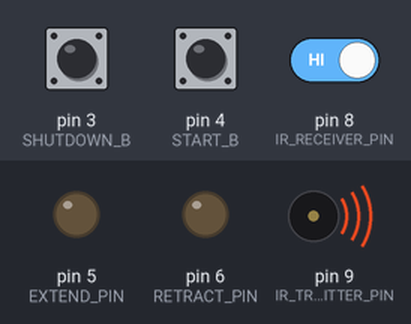
Recording of a sketch running on a simulated Arduino Uno, built with avr-gcc and run on an emulated ATmega328P. On the bench: output pins drawn as LEDs (lit = HIGH), buzzer (waves = sounding). Inputs (shaded band) come from the test bench; at power-on: pin 4 (START_B) HIGH, pin 3 (SHUTDOWN_B) HIGH, pin 8 (IR_RECEIVER_PIN) HIGH.

Above: at 16.7 s.
16.8 s: pin 4 (START_B) pulled LOW for 0.6 s
At 17.3 s:
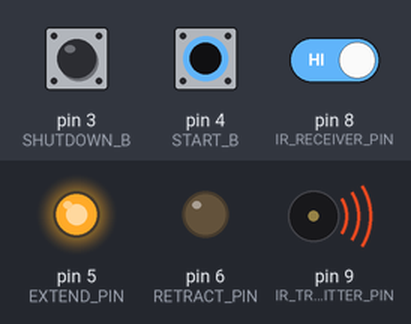
18.9 s: pin 3 (SHUTDOWN_B) pulled LOW for 0.6 s
At 19.7 s:
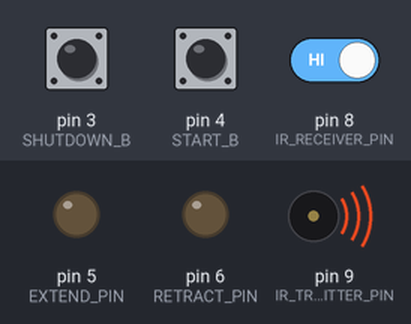
21.0 s: pin 4 (START_B) pulled LOW for 1 s
At 22.3 s:
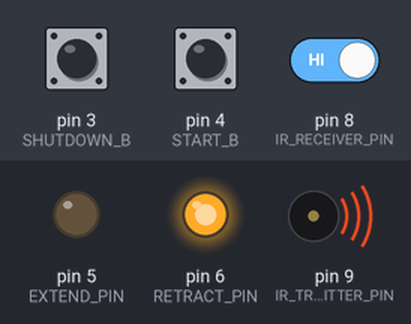
Timing chart, 0 to 37.9 s (numbered marks = the images above; inputs shaded):
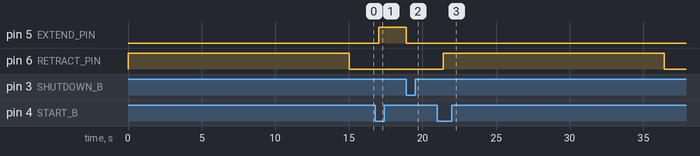

The sketch:

can_crusher.ino
```cpp
#define START_B 4
#define SHUTDOWN_B 3
#define EXTEND_PIN 5 // right PWM on BTS7960 if wired correctly
#define RETRACT_PIN 6
#define IR_TRANSMITTER_PIN 9
#define IR_RECEIVER_PIN 8

unsigned long timeStart;
const long interval = 15000; // 15 sec timer for can crushing

volatile bool lock = false;


void setup() {
  pinMode(START_B, INPUT_PULLUP);
  pinMode(SHUTDOWN_B, INPUT_PULLUP);
  pinMode(EXTEND_PIN, OUTPUT);
  pinMode(RETRACT_PIN, OUTPUT);
  pinMode(IR_RECEIVER_PIN, INPUT_PULLUP);
  pinMode(IR_TRANSMITTER_PIN, OUTPUT);

  digitalWrite(EXTEND_PIN, LOW);
  digitalWrite(RETRACT_PIN, LOW);

  tone(IR_TRANSMITTER_PIN, 38000);

  interrupts();
  attachInterrupt(digitalPinToInterrupt(SHUTDOWN_B), shutdown, FALLING);

  resetCrusher();

  delay(500);
}

/*
 * if start button is pressed when lock is deactive then can crushing will commence
 * else if the start button is pressed when lock is active then it will reset the crusher and unlock
 */
void loop() {
  if (lock) {
    if (digitalRead(START_B) == LOW) {
      lock = false;
      resetCrusher();
    }
  } else {
    // if start button is pressed or object is detected then crush can
    if (digitalRead(START_B) == LOW || digitalRead(IR_RECEIVER_PIN) == LOW) {
      crushCan();
    }
  }
  delay(500);
}

// interrupt intended to be used as a safety mechanism
void shutdown() {
    lock = true;
}

void crushCan() {
  delay(20); // prevent H-bridge short circuit
  digitalWrite(EXTEND_PIN, HIGH);
  timeStart = millis();
  while (millis() - timeStart < interval) {
    if (lock) {
      break; // exit program and return to main loop which should now be inactive due to lock
    }
  }
  noInterrupts(); // attempt to stop interrupt from triggering unintentionally
  digitalWrite(EXTEND_PIN, LOW);
  if (!lock) {
    resetCrusher();
    return;
  }
  interrupts();
}

void resetCrusher() {
  delay(20); // prevent H-bridge short circuit
  interrupts();
  digitalWrite(RETRACT_PIN, HIGH);
  timeStart = millis();
  while (millis() - timeStart < interval) {
    if (lock) {
      break; // exit program and return to main loop which should now be inactive due to lock
    }
  }
  noInterrupts();
  digitalWrite(RETRACT_PIN, LOW);
  delay(20);
  interrupts();
}
```

Measured:
- after the input at 16.8 s, pin 5 (EXTEND_PIN): LOW → HIGH after 0.24 s
- after the input at 18.9 s, pin 5 (EXTEND_PIN): HIGH → LOW at once
- after the input at 21.0 s, pin 6 (RETRACT_PIN): LOW → HIGH after 0.42 s, → LOW 15.0 s later
